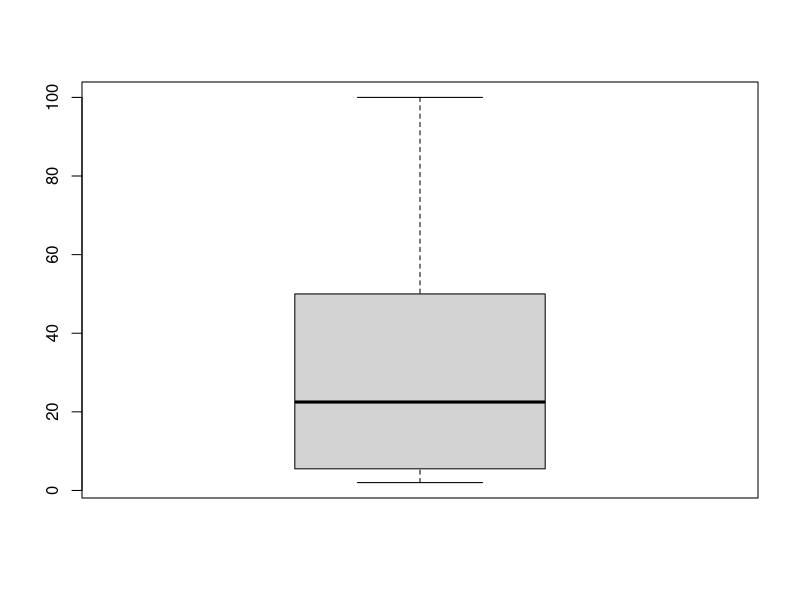
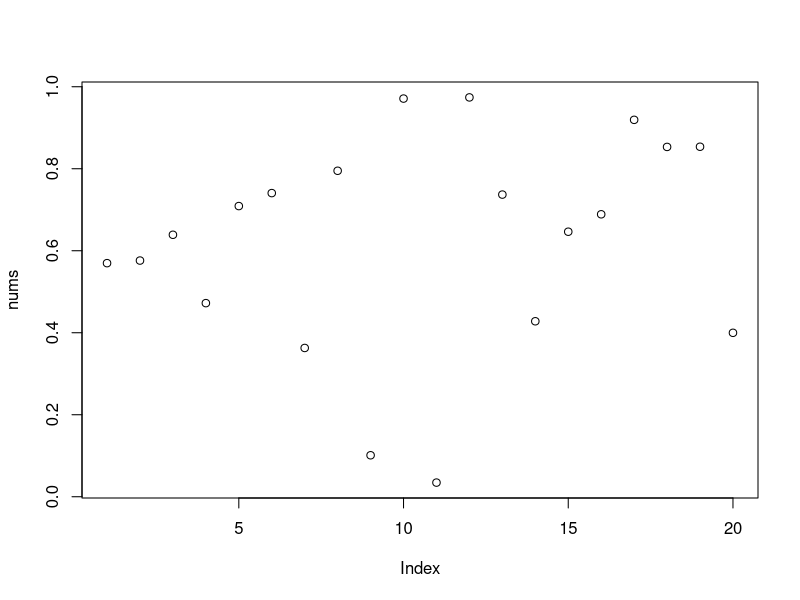
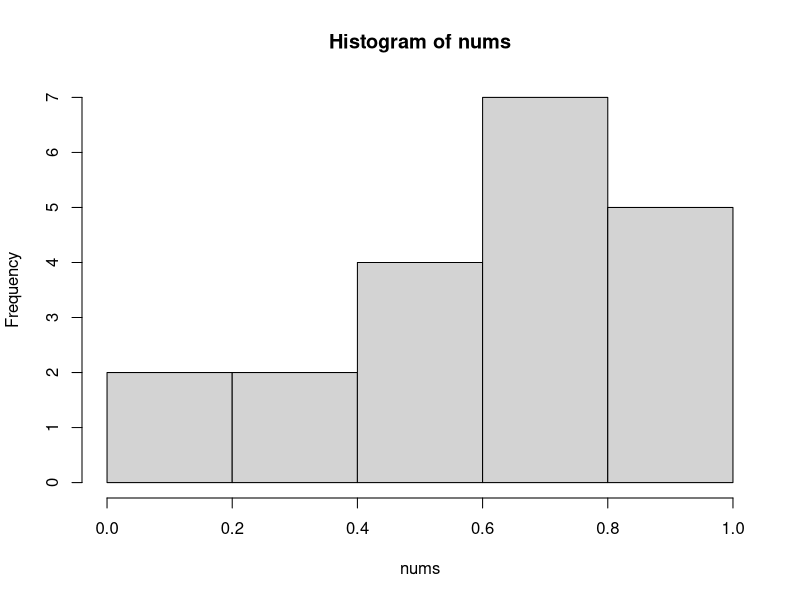

Here is the R script that generated these plots, in order:
#Class 9.12.2016 MON

a <- 2
b <- 50
c <- 3
a+b
b/a
50%%3 #余
a_vec <- c(3, 50, 5, 6, 10, 50, 20, 2, 100, 30, 25, 80)
str(a_vec) #structure command, show structure
sum(a_vec) #和
summary(a_vec)
length(a_vec)
boxplot(a_vec)
cumsum(a_vec) #cumulative sum
is.vector(a_vec) #
data()

#rundom numbers 生成随机数
runif(20) #括号里点“Tab”显示下拉菜单
options(digits = 2)
nums <- runif(20)
nums

plot(nums)
hist(nums)

set.seed(5)
runif(30)

head(nums) #显示前五个
tail(nums) #显示后五个


#生成矩阵MATRIX

A <- matrix(data = floor(30*runif(16)),nrow = 4, byrow = TRUE)
View(A) #View大写开头

#byrow的意思是什么：
values <- 30*runif(16)
values

#floor的意思是，

A
A[3,3]

dim(A) #显示Dimension

d <- dim(A)
d[1]

b <- floor(20*runif(dim(A)[2]))

x <- solve(A,b)

A%*%x #矩阵相乘


e <- floor(20*runif(4))
f <- floor(20*runif(4))
e*f
sum(e*f)

t(e)%*%f #transport of e


e
f
outer(e,f,"*")
outer(e,f,">")
outer(e,f,">")*1



#Class 9.14.2016 Wed

#TURN IN HOMEWORK: Click"File - Compile Notebook"


a <- runif(9)
a
str(a) #structure command, show structure,显示大体结构等资料
length(a)
typeof(a)

#判断类型

is.atomic(a)
is.list(a)
is.vector(a)

a[5]
a[5] <- NA #删除a中第五个;you can decide how to modify the data

typeof(a[5])

c <- as.integer(50*a)
c
is.atomic(c)
is.list(c)
c[5]
is.na(c)
